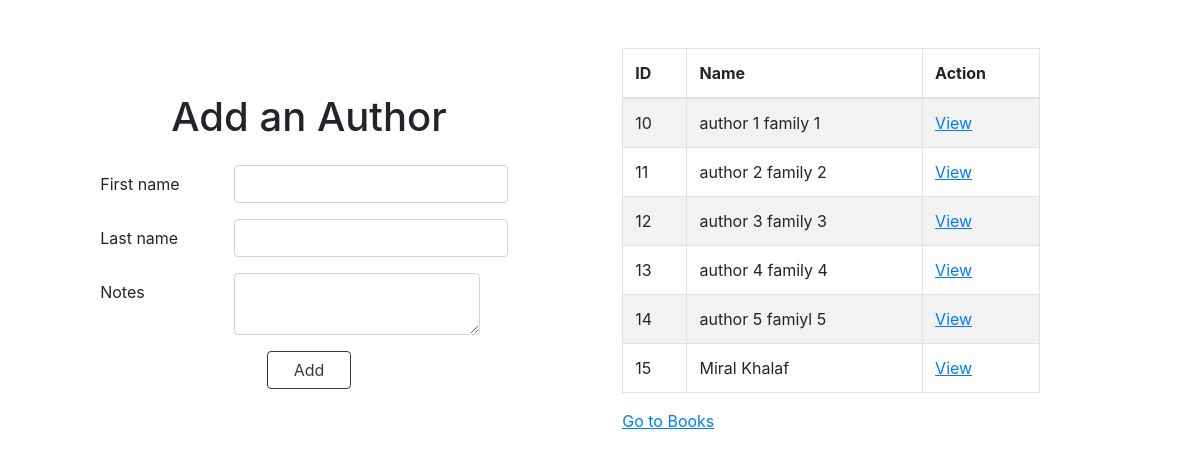
Page /authors on the earlier database version.
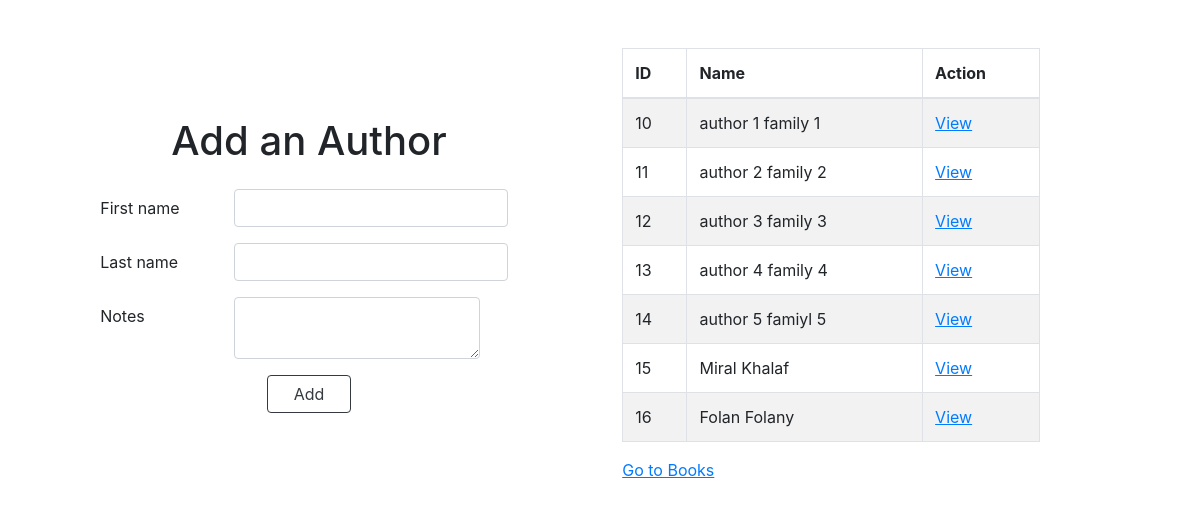
Same page on the later database version.
### authors/models.py (models this page shows)
class Author(models.Model):
    first_name = models.CharField(max_length=255)
    last_name = models.CharField(max_length=255)
    notes = models.TextField()
    created_at = models.DateTimeField(auto_now_add=True)
    updated_at = models.DateTimeField(auto_now=True)

### authors/views.py (the view)
# urls.py: path('authors', views.index),
def index(request):
    context = {
        'authors': Author.objects.all()
    }
    return render(request, 'authors.html', context)

### authors/templates/authors.html (shortened to what this page needs)
<!DOCTYPE html>
<html lang="en">
<head>
    <link rel="stylesheet" href="https://cdn.jsdelivr.net/npm/bootstrap@4.3.1/dist/css/bootstrap.min.css">
</head>
<body>
    <div class="container d-inline-flex flex-wrap justify-content-around align-items-center p-5 mb-5">
    <section class="author-form">
        <h1 class="text-center mb-4">Add an Author</h1>
        <form action="/authors/add_author" method="post">
            <div class="form-group row">
                <label for="first_name" class="col-4 col-form-label">First name</label>
                <div>
                  <input type="text" class="form-control" id="first_name" name="first_name">
                </div>
              </div>
              <div class="form-group row">
                <label for="last_name" class="col-4 col-form-label">Last name</label>
                <div>
                  <input type="text" class="form-control" id="last_name" name="last_name">
                </div>
              </div>
              <div class="form-group row">
                <label for="author_notes" class="col-4 col-form-label">Notes</label>
                <div>
                <textarea name="author_notes" class="form-control" id="author_notes"></textarea>
                </div>
              </div>
              <div class="text-center ">
              <button class="btn btn-outline-dark">Add</button>
            </div>
        </form>
    </section>
    <section class="author-table">
        <table class="table table-striped table-bordered">
            <thead>
              <tr>
                <th scope="col">ID</th>
                <th scope="col">Name</th>
                <th scope="col">Action</th>
              </tr>
            </thead>
            <tbody>
                {% for author in authors %}
                <tr>
                    <td>{{ author.id }}</td>
                    <td>{{ author.first_name }} {{ author.last_name }}</td>
                    <td>
                        <a href="/authors/{{author.id}}"><u>View</u></a>
                    </td>
                </tr>
                {% endfor %}
            </tbody>
          </table>
          <a href="/books"><u>Go to Books</u></a>
    </section>
</div>
</body>
</html>

Differences in the rows shown:
added Author: id "16", first_name "Folan", last_name "Folany"
